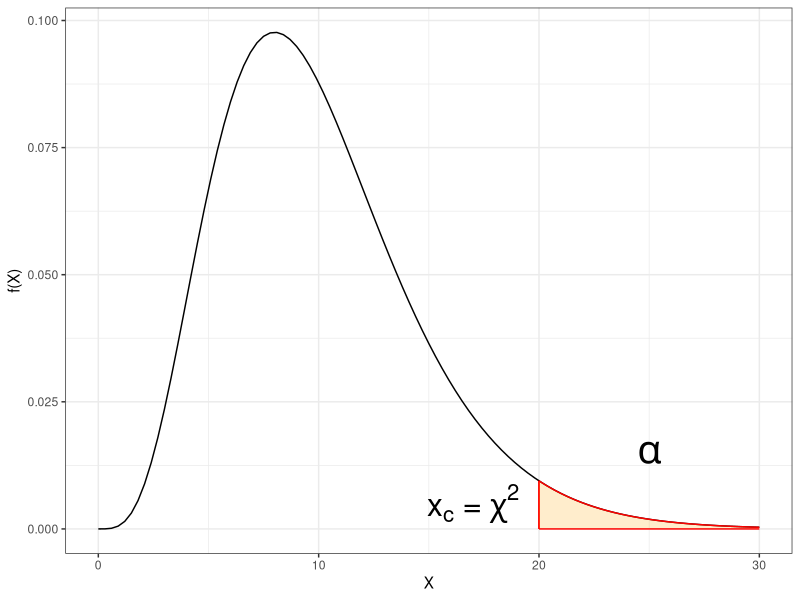
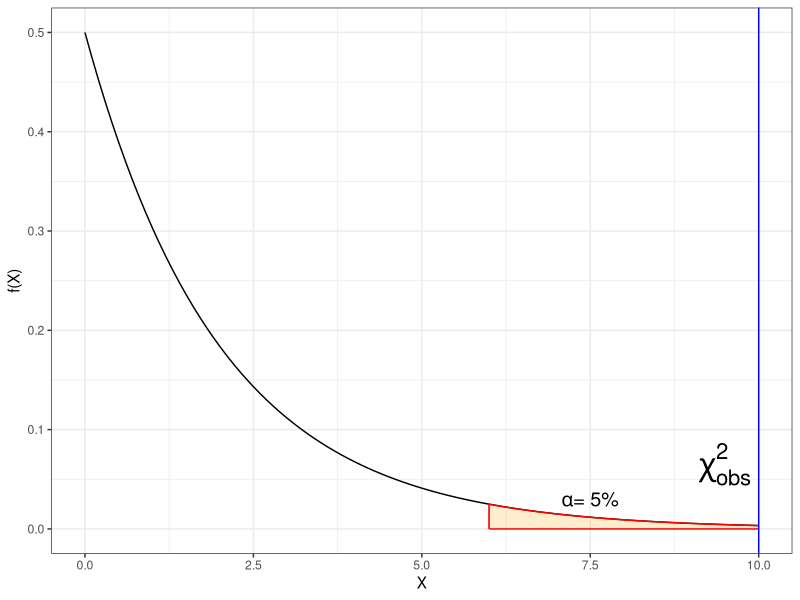
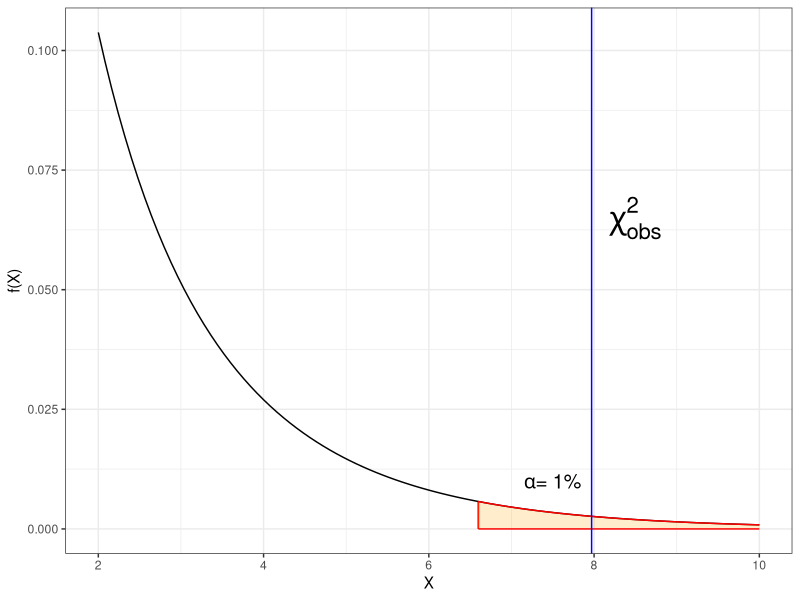
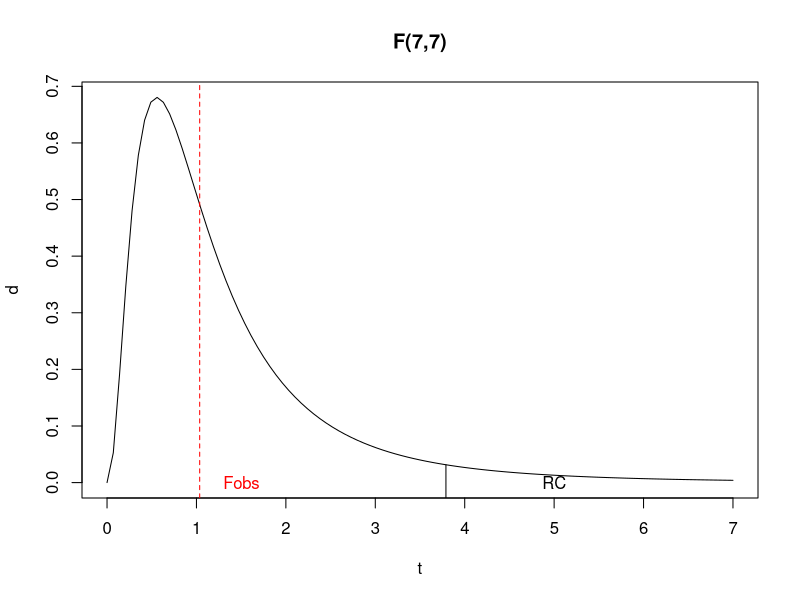
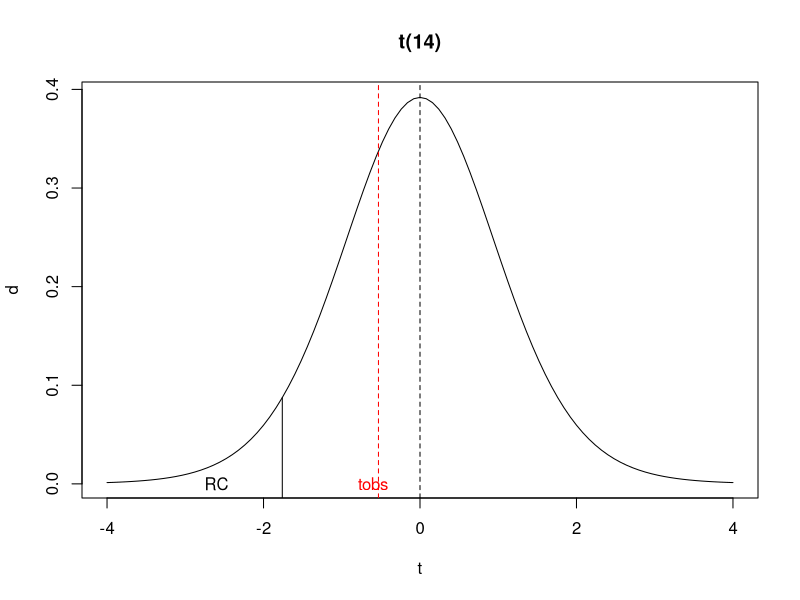

The R script that drew these images, in order:
## ---- chunk 1
options(htmltools.dir.version = FALSE)
knitr::opts_chunk$set(echo=TRUE, message = FALSE, warning = FALSE, comment = "#>", fig.align = "center")
options(dplyr.print_min = 5, dplyr.print_max = 5)
## ---- chunk 2
library(tidyverse)
ggplot(data.frame(x=c(0,30)), aes(x = x)) +
  stat_function(fun = dchisq,
                args = list(df=10)
                )+
  geom_segment(aes(x=20,y=0,xend=20,yend=dchisq(20,10)),color="red") +
  stat_function(fun = dchisq,
                args = list(df=10),
                xlim = c(20,30),
                color="red",
                geom = "area",
                alpha = .2,
                fill = "orange"
    
  ) + 
  labs(y="f(X)", x="X") +
  annotate(geom="text", x=25, y=0.015, 
           label=expression(alpha),size=10)+
  annotate(geom="text", x=17, y=0.005, 
           label=expression(paste(x[c]," = ",chi^2)),size=8)+
  theme_bw()
## ---- chunk 3
knitr::include_graphics("https://raw.githubusercontent.com/arpanosso/estatinfo/master/slides/img/chiSQ_01.png")
## ---- chunk 4
ggplot(data.frame(x=c(0,10)), aes(x = x)) +
  stat_function(fun = dchisq,
                args = list(df=2)
                )+
  geom_segment(aes(x=6,y=0,xend=6,yend=dchisq(6,2)),color="red") +
  stat_function(fun = dchisq,
                args = list(df=2),
                xlim = c(6,10),
                color="red",
                geom = "area",
                alpha = .2,
                fill = "orange"
    
  ) + 
  labs(y="f(X)", x="X") +
  annotate(geom="text", x=7.5, y=0.030, 
           label=expression(paste(alpha,"= 5%")),size=5)+
  annotate(geom="text", x=9.5, y=0.065, 
            label=expression(paste({chi}[obs]^2)),size=8)+
  geom_vline(xintercept = 10, color="blue")+
  theme_bw()
## ---- chunk 5
ggplot(data.frame(x=c(2,10)), aes(x = x)) +
  stat_function(fun = dchisq,
                args = list(df=1)
                )+
  geom_segment(aes(x=6.6,y=0,xend=6.6,yend=dchisq(6.6,1)),color="red") +
  stat_function(fun = dchisq,
                args = list(df=1),
                xlim = c(6.6,10),
                color="red",
                geom = "area",
                alpha = .2,
                fill = "orange"
    
  ) + 
  labs(y="f(X)", x="X") +
  annotate(geom="text", x=7.5, y=0.010, 
           label=expression(paste(alpha,"= 1%")),size=5)+
  annotate(geom="text", x=8.5, y=0.065, 
            label=expression(paste({chi}[obs]^2)),size=8)+
  geom_vline(xintercept = 7.97, color="blue")+
  theme_bw()
## ---- chunk 6
knitr::include_graphics("https://raw.githubusercontent.com/arpanosso/estatinfo/master/slides/img/testeH_17.png")
## ---- chunk 7
r1<-c(2.30,2.10,1.91,1.20,1.93,1.88,1.95,2.10)
r2<-c(2.30,2.15,2.00,1.28,2.15,2.20,1.91,2.06)
var.test(r1,r2)
## ---- chunk 8
curve(df(x,7,7),0,7,xlab="t",ylab="d",
      main="F(7,7)")
abline(v=1.03618,col="red",lty=2)
segments(3.79,-1,3.79,df(3.79,7,7))
text(1.5,0,"Fobs",col="red")
text(5,0,"RC",col="black")
## ---- chunk 9
r1<-c(2.30,2.10,1.91,1.20,1.93,1.88,1.95,2.10)
r2<-c(2.30,2.15,2.00,1.28,2.15,2.20,1.91,2.06)
t.test(r1, r2, alternative = "le", var.equal = TRUE)
## ---- chunk 10
knitr::include_graphics("https://raw.githubusercontent.com/arpanosso/estatinfo/master/slides/img/ic_05.png")
## ---- chunk 11
curve(dt(x,14),-4,4,xlab="t",ylab="d",
      main="t(14)")
abline(v=0,col="black",lty=2)
abline(v=-0.5309,col="red",lty=2)
segments(-1.76,-1,-1.76,dt(-1.76,14))
text(-0.6,0,"tobs",col="red")
text(-2.6,0,"RC",col="black")
